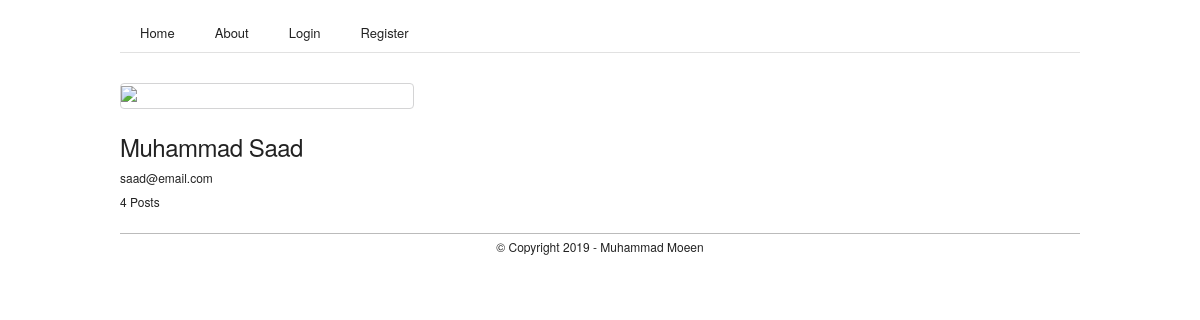
/profile/2, run on an earlier commit of the app's database.
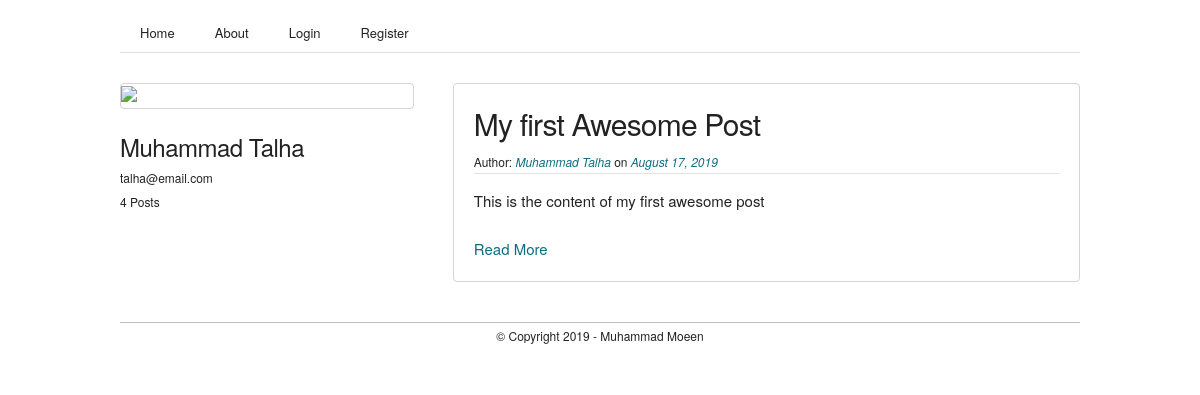
And on a later commit of the database.
### flaskblog/models.py (models this page shows, shortened)
class User(db.Model, UserMixin):
    id = db.Column( db.Integer, primary_key = True )
    name = db.Column( db.String(20), unique = True, nullable = False )
    email = db.Column( db.String(120), unique = True, nullable = False )
    image_file = db.Column( db.String(20), nullable = False, default = 'avatar.png' )
    password = db.Column( db.String(60), nullable = False )
    posts = db.relationship('Post', backref = 'author', lazy = True )

class Post(db.Model):
    id = db.Column( db.Integer, primary_key = True )
    title = db.Column( db.String(200), nullable = False )
    date_posted = db.Column( db.DateTime, nullable = False, default = datetime.utcnow )
    content = db.Column( db.Text, nullable = False )
    user_id = db.Column( db.Integer, db.ForeignKey('user.id'), nullable = False )

### flaskblog/routes.py (the view)
@app.route('/profile/<int:user_id>')
def profile(user_id):
    user = User.query.get_or_404(user_id)
    posts = user.posts
    image_file = url_for('static', filename=f'profile_pictures/{user.image_file}')
    return render_template('profile.html', title='Profile', image_file=image_file , posts=posts, user=user)

### flaskblog/templates/profile.html
{% extends 'layout.html' %}
{% block content %}
	<section class="section profile">
		<div class="container">
			<div class="one-third column user_details">
				<div class="box profile_pic">
					<img src="{{ image_file }}" style="width:100%">
				</div>
				<div>
					<h5>{{ user.name }}</h5>
					<small>{{ user.email }}</small>
					<br>
					<small>4 Posts</small>
				</div>
			</div>
			<div class="two-thirds column user_posts">
				{% for post in posts %}
					<div class="box">
						<h4>{{ post.title }}</h4>
						<small>Author: <i><a href="{{ url_for('profile', user_id=post.author.id) }}">{% if post.author == current_user %}You{% else %}{{ post.author.name }}{% endif %}</a></i> on <i><a href="#">{{ post.date_posted.strftime('%B %d, %Y') }}</a></i></small>
						<hr>
						<p>{{ post.content }}</p>
						<br>
						<a href="{{ url_for('article', post_id=post.id) }}">Read More</a>
					</div>
				{% endfor %}
			</div>
		</div>
	</section>
{% endblock content %}

What changed in the data, as far as the page shows it:
changed User: name "Muhammad Saad" → "Muhammad Talha"; email "saad@email.com" → "talha@email.com"
added Post: title "My first Awesome Post", author.name "Muhammad Talha", date_posted "August 17, 2019", content "This is the content of my first awesome post"
